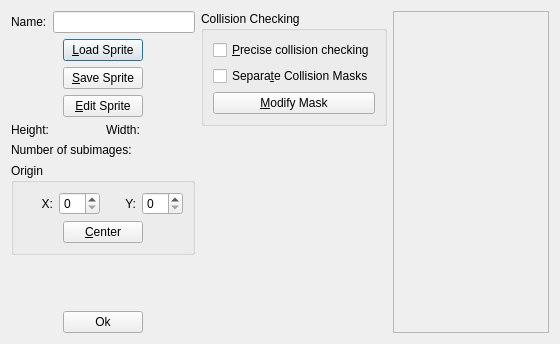
<?xml version="1.0" encoding="UTF-8"?>
<ui version="4.0">
 <class>SpritePropertiesDialog</class>
 <widget class="QDialog" name="SpritePropertiesDialog">
  <property name="geometry">
   <rect>
    <x>0</x>
    <y>0</y>
    <width>560</width>
    <height>344</height>
   </rect>
  </property>
  <property name="windowTitle">
   <string>Sprite Properties</string>
  </property>
  <property name="windowIcon">
   <iconset resource="../resources.qrc">
    <normaloff>:/qtgameengine/icons/sprite-file.png</normaloff>:/qtgameengine/icons/sprite-file.png</iconset>
  </property>
  <layout class="QHBoxLayout" name="horizontalLayout" stretch="0,0,1">
   <item>
    <layout class="QVBoxLayout" name="verticalLayout">
     <item>
      <layout class="QFormLayout" name="formLayout">
       <item row="0" column="0">
        <widget class="QLabel" name="labelName">
         <property name="text">
          <string>Name:</string>
         </property>
         <property name="buddy">
          <cstring>lineEditName</cstring>
         </property>
        </widget>
       </item>
       <item row="0" column="1">
        <widget class="QLineEdit" name="lineEditName"/>
       </item>
      </layout>
     </item>
     <item>
      <layout class="QHBoxLayout" name="horizontalLayout_3">
       <item>
        <spacer name="horizontalSpacer">
         <property name="orientation">
          <enum>Qt::Horizontal</enum>
         </property>
         <property name="sizeHint" stdset="0">
          <size>
           <width>40</width>
           <height>20</height>
          </size>
         </property>
        </spacer>
       </item>
       <item>
        <layout class="QVBoxLayout" name="verticalLayout_5">
         <item>
          <widget class="QPushButton" name="pushButtonLoad">
           <property name="text">
            <string>&amp;Load Sprite</string>
           </property>
           <property name="icon">
            <iconset resource="../resources.qrc">
             <normaloff>:/qtgameengine/icons/open.png</normaloff>:/qtgameengine/icons/open.png</iconset>
           </property>
          </widget>
         </item>
         <item>
          <widget class="QPushButton" name="pushButtonSave">
           <property name="text">
            <string>&amp;Save Sprite</string>
           </property>
           <property name="icon">
            <iconset resource="../resources.qrc">
             <normaloff>:/qtgameengine/icons/save.png</normaloff>:/qtgameengine/icons/save.png</iconset>
           </property>
          </widget>
         </item>
         <item>
          <widget class="QPushButton" name="pushButtonEdit">
           <property name="text">
            <string>&amp;Edit Sprite</string>
           </property>
           <property name="icon">
            <iconset resource="../resources.qrc">
             <normaloff>:/qtgameengine/icons/edit.png</normaloff>:/qtgameengine/icons/edit.png</iconset>
           </property>
          </widget>
         </item>
        </layout>
       </item>
       <item>
        <spacer name="horizontalSpacer_2">
         <property name="orientation">
          <enum>Qt::Horizontal</enum>
         </property>
         <property name="sizeHint" stdset="0">
          <size>
           <width>40</width>
           <height>20</height>
          </size>
         </property>
        </spacer>
       </item>
      </layout>
     </item>
     <item>
      <layout class="QHBoxLayout" name="horizontalLayout_4">
       <item>
        <widget class="QLabel" name="labelHeight">
         <property name="text">
          <string>Height:</string>
         </property>
        </widget>
       </item>
       <item>
        <widget class="QLabel" name="labelWidth">
         <property name="text">
          <string>Width:</string>
         </property>
        </widget>
       </item>
      </layout>
     </item>
     <item>
      <widget class="QLabel" name="labelSubimages">
       <property name="text">
        <string>Number of subimages:</string>
       </property>
      </widget>
     </item>
     <item>
      <widget class="QGroupBox" name="groupBoxOrigin">
       <property name="title">
        <string>Origin</string>
       </property>
       <layout class="QVBoxLayout" name="verticalLayout_4">
        <item>
         <layout class="QHBoxLayout" name="horizontalLayout_2">
          <item>
           <widget class="QLabel" name="labelOriginX">
            <property name="text">
             <string>X:</string>
            </property>
            <property name="alignment">
             <set>Qt::AlignRight|Qt::AlignTrailing|Qt::AlignVCenter</set>
            </property>
            <property name="buddy">
             <cstring>spinBoxOriginX</cstring>
            </property>
           </widget>
          </item>
          <item>
           <widget class="QSpinBox" name="spinBoxOriginX"/>
          </item>
          <item>
           <widget class="QLabel" name="labelOriginY">
            <property name="text">
             <string>Y:</string>
            </property>
            <property name="alignment">
             <set>Qt::AlignRight|Qt::AlignTrailing|Qt::AlignVCenter</set>
            </property>
            <property name="buddy">
             <cstring>spinBoxOriginY</cstring>
            </property>
           </widget>
          </item>
          <item>
           <widget class="QSpinBox" name="spinBoxOriginY"/>
          </item>
         </layout>
        </item>
        <item>
         <layout class="QHBoxLayout" name="horizontalLayout_6">
          <item>
           <spacer name="horizontalSpacer_5">
            <property name="orientation">
             <enum>Qt::Horizontal</enum>
            </property>
            <property name="sizeHint" stdset="0">
             <size>
              <width>40</width>
              <height>20</height>
             </size>
            </property>
           </spacer>
          </item>
          <item>
           <widget class="QPushButton" name="pushButtonCenterOrigin">
            <property name="text">
             <string>&amp;Center</string>
            </property>
           </widget>
          </item>
          <item>
           <spacer name="horizontalSpacer_6">
            <property name="orientation">
             <enum>Qt::Horizontal</enum>
            </property>
            <property name="sizeHint" stdset="0">
             <size>
              <width>40</width>
              <height>20</height>
             </size>
            </property>
           </spacer>
          </item>
         </layout>
        </item>
       </layout>
      </widget>
     </item>
     <item>
      <spacer name="verticalSpacer_2">
       <property name="orientation">
        <enum>Qt::Vertical</enum>
       </property>
       <property name="sizeHint" stdset="0">
        <size>
         <width>20</width>
         <height>40</height>
        </size>
       </property>
      </spacer>
     </item>
     <item>
      <layout class="QHBoxLayout" name="horizontalLayout_5">
       <item>
        <spacer name="horizontalSpacer_3">
         <property name="orientation">
          <enum>Qt::Horizontal</enum>
         </property>
         <property name="sizeHint" stdset="0">
          <size>
           <width>40</width>
           <height>20</height>
          </size>
         </property>
        </spacer>
       </item>
       <item>
        <widget class="QPushButton" name="pushButtonOk">
         <property name="text">
          <string>Ok</string>
         </property>
         <property name="icon">
          <iconset resource="../resources.qrc">
           <normaloff>:/qtgameengine/icons/ok.png</normaloff>:/qtgameengine/icons/ok.png</iconset>
         </property>
        </widget>
       </item>
       <item>
        <spacer name="horizontalSpacer_4">
         <property name="orientation">
          <enum>Qt::Horizontal</enum>
         </property>
         <property name="sizeHint" stdset="0">
          <size>
           <width>40</width>
           <height>20</height>
          </size>
         </property>
        </spacer>
       </item>
      </layout>
     </item>
    </layout>
   </item>
   <item>
    <layout class="QVBoxLayout" name="verticalLayout_2">
     <item>
      <widget class="QGroupBox" name="groupBoxCollisionChecking">
       <property name="title">
        <string>Collision Checking</string>
       </property>
       <layout class="QVBoxLayout" name="verticalLayout_3">
        <item>
         <widget class="QCheckBox" name="checkBoxPreciseCollisionChecking">
          <property name="text">
           <string>&amp;Precise collision checking</string>
          </property>
         </widget>
        </item>
        <item>
         <widget class="QCheckBox" name="checkBoxSeparateCollisionMasks">
          <property name="text">
           <string>Separa&amp;te Collision Masks</string>
          </property>
         </widget>
        </item>
        <item>
         <widget class="QPushButton" name="pushButtonModifyCollisionmask">
          <property name="text">
           <string>&amp;Modify Mask</string>
          </property>
         </widget>
        </item>
       </layout>
      </widget>
     </item>
     <item>
      <spacer name="verticalSpacer">
       <property name="orientation">
        <enum>Qt::Vertical</enum>
       </property>
       <property name="sizeHint" stdset="0">
        <size>
         <width>20</width>
         <height>40</height>
        </size>
       </property>
      </spacer>
     </item>
    </layout>
   </item>
   <item>
    <widget class="QScrollArea" name="scrollArea">
     <property name="widgetResizable">
      <bool>true</bool>
     </property>
     <widget class="QLabel" name="labelPreview">
      <property name="geometry">
       <rect>
        <x>0</x>
        <y>0</y>
        <width>124</width>
        <height>324</height>
       </rect>
      </property>
      <property name="alignment">
       <set>Qt::AlignLeading|Qt::AlignLeft|Qt::AlignTop</set>
      </property>
     </widget>
    </widget>
   </item>
  </layout>
 </widget>
 <resources>
  <include location="../resources.qrc"/>
 </resources>
 <connections>
  <connection>
   <sender>pushButtonOk</sender>
   <signal>pressed()</signal>
   <receiver>SpritePropertiesDialog</receiver>
   <slot>accept()</slot>
   <hints>
    <hint type="sourcelabel">
     <x>106</x>
     <y>320</y>
    </hint>
    <hint type="destinationlabel">
     <x>279</x>
     <y>171</y>
    </hint>
   </hints>
  </connection>
 </connections>
</ui>
